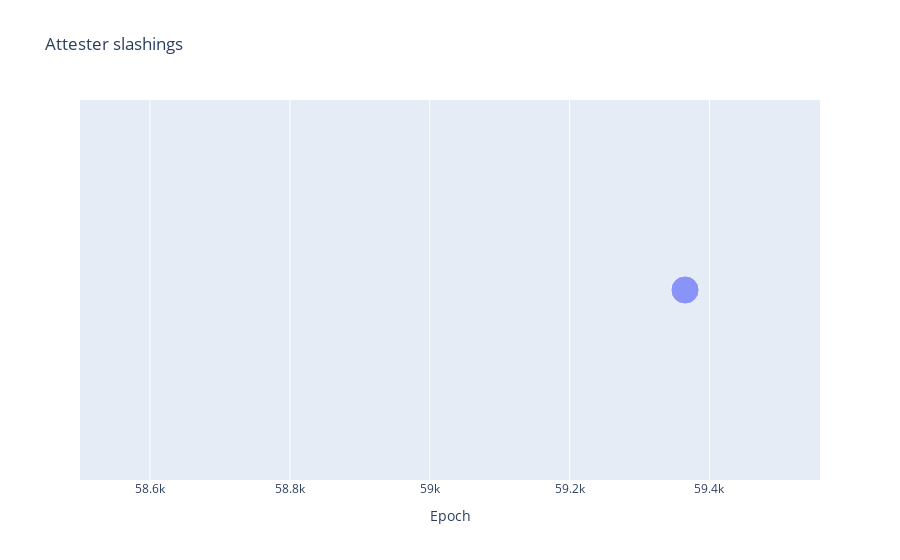

The notebook cell saved with this chart:
### Markdown cell above
#### Attester slashing

### Code cell
rng = np.random.default_rng(42)
df['temp'] = rng.uniform(0, 10, len(df["epoch"]))
fig = px.scatter(
    df[df.attestor_slashing > 0], x = 'epoch', y = 'temp', size = 'attestor_slashing',
    size_max = 20, labels = {"epoch": "Epoch"},
    title = f"Attester slashings"
)
fig.update_xaxes(range=(min(df["epoch"]), max(df["epoch"])))
fig.update_yaxes(visible=False)

### Figure 1 — Plotly figure (JSON) as saved in the notebook; plotly's stock layout.template omitted (floating-point values rounded to 4 significant figures)
{"data": [{"hovertemplate": "Epoch=%{x}<br>temp=%{y}<br>attestor_slashing=%{marker.size}<extra></extra>", "legendgroup": "", "marker": {"color": "#636efa", "size": [1], "sizemode": "area", "sizeref": 0.0025, "symbol": "circle"}, "mode": "markers", "name": "", "orientation": "v", "showlegend": false, "type": "scatter", "x": [59365], "xaxis": "x", "y": [9.04], "yaxis": "y"}], "layout": {"autosize": true, "legend": {"itemsizing": "constant", "tracegroupgap": 0}, "title": {"text": "Attester slashings"}, "xaxis": {"anchor": "y", "domain": [0, 1], "range": [58500, 59558], "title": {"text": "Epoch"}, "type": "linear"}, "yaxis": {"anchor": "x", "autorange": true, "domain": [0, 1], "range": [8.04, 10.04], "title": {"text": "temp"}, "type": "linear", "visible": false}}}
